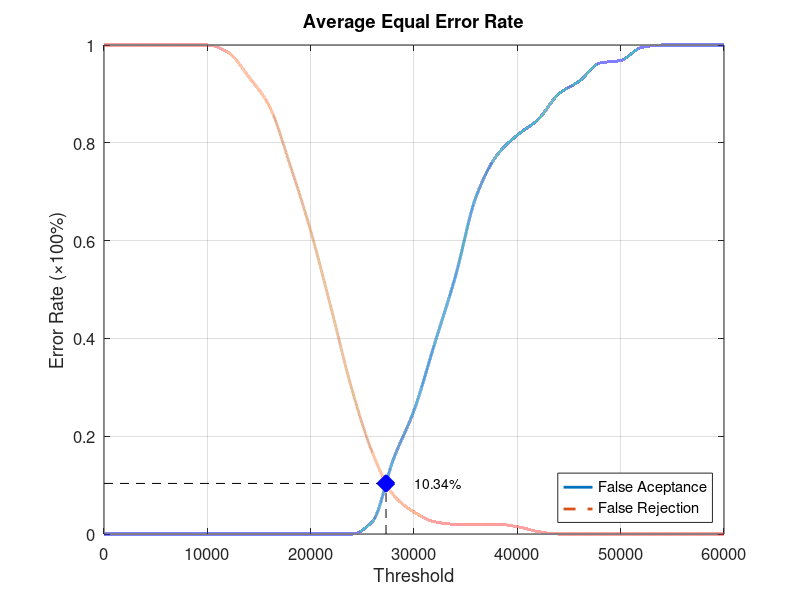
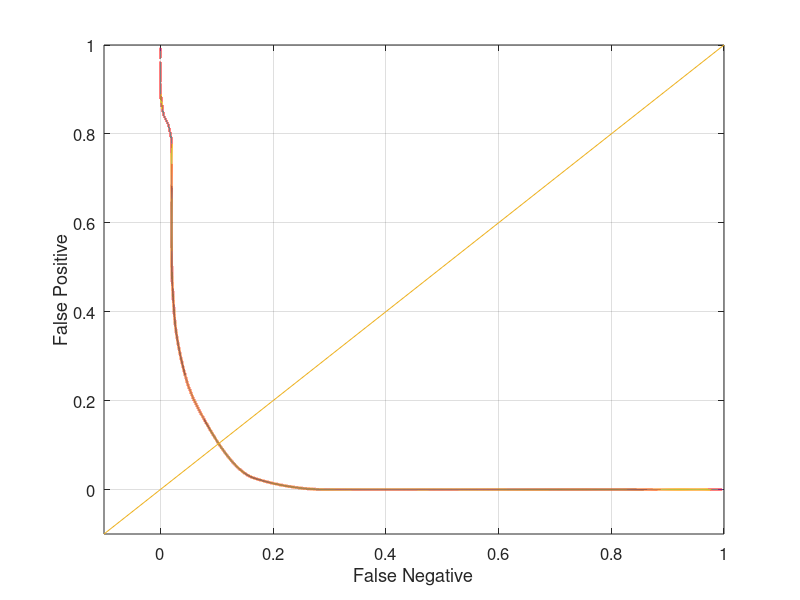

These charts were generated, in order, by the following MATLAB code:
function yEER = Database5_3
close all;
clear;
clc;
x = 0:2000:60000;
xq = 0:0.5:60000;

y0 = [0 0 0 0 0 0 0 0 0 0 0 0 0 0.0263158 0.152632 0.252632 0.389474 0.526316 0.689474 0.773684 0.815789 0.847368 0.9 0.926316 0.963158 0.968421 0.994737 1 1 1 1];
yy0 = interp1(x, y0, xq, 'pchip');
y1 = [1 1 1 1 1 1 0.985 0.935 0.875 0.755 0.62 0.46 0.295 0.165 0.08 0.045 0.025 0.02 0.02 0.02 0.015 0.005 0 0 0 0 0 0 0 0 0];
yy1 = interp1(x, y1, xq, 'pchip');

% Calculating EER: 
y2 = abs(y0 - y1);
find(y2 == min(y2))
yy2 = abs(yy0 - yy1);
xEER = find(yy2 == min(yy2));
xEERIndex = xq(xEER) % X-axis EER
yEER = yy0(xEER) % Y-axis EER

main = figure
plot(xq, yy0,'-','LineWidth', 2);	hold on
plot(xq, yy1,'--','LineWidth', 2);	hold on
plot([xEERIndex xEERIndex], [0 yEER], 'k--');	hold on
plot([0 xEERIndex], [yEER yEER], 'k--');	hold on
plot(xEERIndex, yEER, 'bx', 'LineWidth', 10);	hold on
text(xEERIndex + 10 * xEERIndex / 100, yEER, [num2str(round((10000 * yEER)) / 100) '%'])
legend('False Aceptance', 'False Rejection', 'Location', 'SouthEast')
xlabel('Threshold')
ylabel('Error Rate (\times100%)')
title('Average Equal Error Rate')
set(gca, 'FontSize', 12)
axis([0 60000 0 1])
grid on

print(main, 'Database5_3Main', '-dpng');
FNRxFPR = figure('Color', [1 1 1]);
plot(yy1, yy0, '-', yy1, yy0, 'LineWidth', 2);
hold on
y = -0.1:0.1:1
plot(y, y); 
set(gca, 'FontSize', 12)
xlabel('False Negative')
ylabel('False Positive')
axis([-0.1 1 -0.1 1])
set(gca, 'FontSize', 12)
grid on

print(FNRxFPR, 'Database5_3FNRxFPR','-dpng');
end
